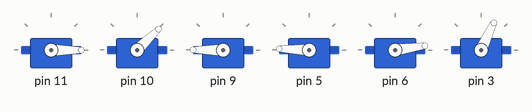
Recording of a sketch running on a simulated Arduino Uno, built with avr-gcc and run on an emulated ATmega328P. On the bench: 6 × servo.

Above: at 6.17 s.
At 7.8 s:
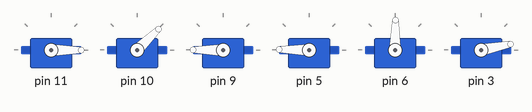
At 13.0 s:
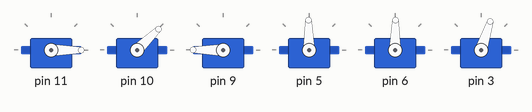
At 18.6 s:
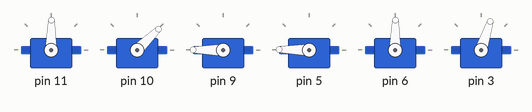
At 26.0 s:
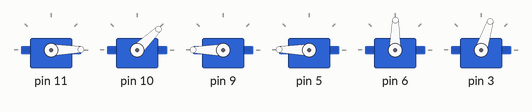
At 36.8 s:
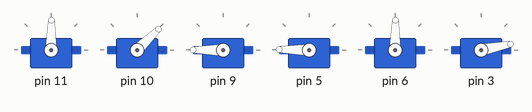
Timing chart, 0 to 40.0 s (numbered marks = the images above):
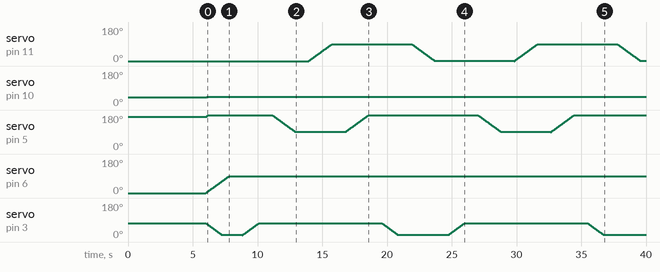

Measured:
- by itself, servo on pin 10: 40° → 44° at 6.0 s
- by itself, servo on pin 6: moves from 0° to 89° over 1.8 s

The sketch:

Task_1__1_.ino
```cpp
/*
  takethesponge.ino

 This example commands to the Braccio to take a sponge from the table and it shows to the user

 Created on 18 Nov 2015
 by Andrea Martino

 This example is in the public domain.
*/

#include <Braccio.h>
#include <Servo.h>


Servo base;
Servo shoulder;
Servo elbow;
Servo wrist_rot;
Servo wrist_ver;
Servo gripper;


void setup() {
  //Initialization functions and set up the initial position for Braccio
  //All the servo motors will be positioned in the "safety" position:
  //Base (M1):90 degrees
  //Shoulder (M2): 45 degrees
  //Elbow (M3): 180 degrees
  //Wrist vertical (M4): 180 degrees
  //Wrist rotation (M5): 90 degrees
  //gripper (M6): 10 degrees
  Braccio.begin();
}

void loop() {
  /*
  Step Delay: a milliseconds delay between the movement of each servo.  Allowed values from 10 to 30 msec.
  M1=base degrees. Allowed values from 0 to 180 degrees
  M2=shoulder degrees. Allowed values from 15 to 165 degrees
  M3=elbow degrees. Allowed values from 0 to 180 degrees
  M4=wrist vertical degrees. Allowed values from 0 to 180 degrees
  M5=wrist rotation degrees. Allowed values from 0 to 180 degrees
  M6=gripper degrees. Allowed values from 10 to 73 degrees. 10: the toungue is open, 73: the gripper is closed.
  */

  //Starting position
                      //(step delay  M1 , M2 , M3 , M4 , M5 , M6);
  Braccio.ServoMovement(20,           0,  45, 180, 180,  90,  10);

  //Wait 1 second
  delay(1000);

  Braccio.ServoMovement(20,           0,  45, 180, 180,  90,  73);

  delay(1000);

  Braccio.ServoMovement(20,           0,  45, 180, 90,  90,  73);

  delay(1000);


  Braccio.ServoMovement(20,           90,  45, 180, 90,  90,  73);

  delay(1000);

  Braccio.ServoMovement(20,           90,  45, 180, 180,  90,  73);

  delay(1000);

  Braccio.ServoMovement(20,           90,  45, 180, 180,  90,  10);

  delay(1000);

  //The braccio moves to the sponge. Only the M2 servo will moves


  //Close the gripper to take the sponge. Only the M6 servo will moves

}
```
